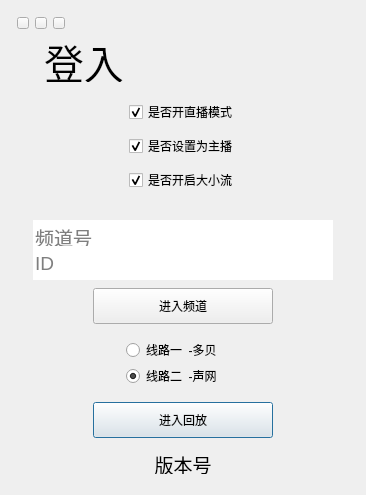
<?xml version="1.0" encoding="UTF-8"?>
<ui version="4.0">
 <class>LoginDialog</class>
 <widget class="QDialog" name="LoginDialog">
  <property name="geometry">
   <rect>
    <x>0</x>
    <y>0</y>
    <width>366</width>
    <height>495</height>
   </rect>
  </property>
  <property name="sizePolicy">
   <sizepolicy hsizetype="Preferred" vsizetype="Preferred">
    <horstretch>0</horstretch>
    <verstretch>0</verstretch>
   </sizepolicy>
  </property>
  <property name="minimumSize">
   <size>
    <width>366</width>
    <height>495</height>
   </size>
  </property>
  <property name="maximumSize">
   <size>
    <width>366</width>
    <height>495</height>
   </size>
  </property>
  <property name="windowTitle">
   <string>LoginDialog</string>
  </property>
  <property name="modal">
   <bool>true</bool>
  </property>
  <layout class="QGridLayout" name="gridLayout">
   <item row="5" column="0">
    <layout class="QHBoxLayout" name="horizontalLayout_10">
     <property name="topMargin">
      <number>2</number>
     </property>
     <property name="bottomMargin">
      <number>2</number>
     </property>
     <item>
      <spacer name="horizontalSpacer_13">
       <property name="orientation">
        <enum>Qt::Horizontal</enum>
       </property>
       <property name="sizeHint" stdset="0">
        <size>
         <width>40</width>
         <height>20</height>
        </size>
       </property>
      </spacer>
     </item>
     <item>
      <widget class="QCheckBox" name="checkBox">
       <property name="text">
        <string>是否开启大小流</string>
       </property>
       <property name="checked">
        <bool>true</bool>
       </property>
      </widget>
     </item>
     <item>
      <spacer name="horizontalSpacer_14">
       <property name="orientation">
        <enum>Qt::Horizontal</enum>
       </property>
       <property name="sizeHint" stdset="0">
        <size>
         <width>40</width>
         <height>20</height>
        </size>
       </property>
      </spacer>
     </item>
    </layout>
   </item>
   <item row="6" column="0">
    <layout class="QHBoxLayout" name="horizontalLayout_4">
     <property name="topMargin">
      <number>0</number>
     </property>
     <property name="bottomMargin">
      <number>0</number>
     </property>
     <item>
      <spacer name="horizontalSpacer_6">
       <property name="orientation">
        <enum>Qt::Horizontal</enum>
       </property>
       <property name="sizeHint" stdset="0">
        <size>
         <width>15</width>
         <height>17</height>
        </size>
       </property>
      </spacer>
     </item>
     <item>
      <layout class="QVBoxLayout" name="verticalLayout">
       <property name="spacing">
        <number>0</number>
       </property>
       <property name="topMargin">
        <number>0</number>
       </property>
       <property name="bottomMargin">
        <number>0</number>
       </property>
       <item>
        <layout class="QHBoxLayout" name="horizontalLayout_7">
         <item>
          <spacer name="horizontalSpacer_12">
           <property name="orientation">
            <enum>Qt::Horizontal</enum>
           </property>
           <property name="sizeHint" stdset="0">
            <size>
             <width>40</width>
             <height>20</height>
            </size>
           </property>
          </spacer>
         </item>
         <item>
          <widget class="QLabel" name="inputErrorTipLabel">
           <property name="minimumSize">
            <size>
             <width>100</width>
             <height>17</height>
            </size>
           </property>
           <property name="maximumSize">
            <size>
             <width>16777215</width>
             <height>16777215</height>
            </size>
           </property>
           <property name="styleSheet">
            <string notr="true">font: 12pt &quot;Microsoft YaHei UI&quot;;</string>
           </property>
           <property name="text">
            <string/>
           </property>
           <property name="alignment">
            <set>Qt::AlignRight|Qt::AlignTrailing|Qt::AlignVCenter</set>
           </property>
          </widget>
         </item>
        </layout>
       </item>
       <item>
        <layout class="QVBoxLayout" name="verticalLayout_4">
         <property name="spacing">
          <number>10</number>
         </property>
         <property name="topMargin">
          <number>0</number>
         </property>
         <property name="bottomMargin">
          <number>20</number>
         </property>
         <item>
          <widget class="QLineEdit" name="channelIdLEdit">
           <property name="minimumSize">
            <size>
             <width>300</width>
             <height>34</height>
            </size>
           </property>
           <property name="maximumSize">
            <size>
             <width>300</width>
             <height>34</height>
            </size>
           </property>
           <property name="font">
            <font>
             <pointsize>14</pointsize>
            </font>
           </property>
           <property name="frame">
            <bool>false</bool>
           </property>
           <property name="placeholderText">
            <string>频道号</string>
           </property>
          </widget>
         </item>
         <item>
          <widget class="QLineEdit" name="userIdLEdit">
           <property name="minimumSize">
            <size>
             <width>300</width>
             <height>34</height>
            </size>
           </property>
           <property name="font">
            <font>
             <pointsize>14</pointsize>
            </font>
           </property>
           <property name="frame">
            <bool>false</bool>
           </property>
           <property name="placeholderText">
            <string>ID</string>
           </property>
          </widget>
         </item>
        </layout>
       </item>
      </layout>
     </item>
     <item>
      <spacer name="horizontalSpacer_7">
       <property name="orientation">
        <enum>Qt::Horizontal</enum>
       </property>
       <property name="sizeHint" stdset="0">
        <size>
         <width>15</width>
         <height>17</height>
        </size>
       </property>
      </spacer>
     </item>
    </layout>
   </item>
   <item row="10" column="0">
    <layout class="QHBoxLayout" name="horizontalLayout_6">
     <property name="topMargin">
      <number>10</number>
     </property>
     <property name="bottomMargin">
      <number>10</number>
     </property>
     <item>
      <spacer name="horizontalSpacer_11">
       <property name="orientation">
        <enum>Qt::Horizontal</enum>
       </property>
       <property name="sizeHint" stdset="0">
        <size>
         <width>40</width>
         <height>20</height>
        </size>
       </property>
      </spacer>
     </item>
     <item>
      <widget class="QLabel" name="versionLabel">
       <property name="sizePolicy">
        <sizepolicy hsizetype="Expanding" vsizetype="Preferred">
         <horstretch>0</horstretch>
         <verstretch>0</verstretch>
        </sizepolicy>
       </property>
       <property name="minimumSize">
        <size>
         <width>44</width>
         <height>20</height>
        </size>
       </property>
       <property name="maximumSize">
        <size>
         <width>16777215</width>
         <height>20</height>
        </size>
       </property>
       <property name="font">
        <font>
         <pointsize>14</pointsize>
        </font>
       </property>
       <property name="text">
        <string>版本号</string>
       </property>
       <property name="alignment">
        <set>Qt::AlignCenter</set>
       </property>
      </widget>
     </item>
     <item>
      <spacer name="horizontalSpacer_10">
       <property name="orientation">
        <enum>Qt::Horizontal</enum>
       </property>
       <property name="sizeHint" stdset="0">
        <size>
         <width>40</width>
         <height>20</height>
        </size>
       </property>
      </spacer>
     </item>
    </layout>
   </item>
   <item row="8" column="0">
    <layout class="QHBoxLayout" name="horizontalLayout_3">
     <item>
      <spacer name="horizontalSpacer_4">
       <property name="orientation">
        <enum>Qt::Horizontal</enum>
       </property>
       <property name="sizeHint" stdset="0">
        <size>
         <width>100</width>
         <height>20</height>
        </size>
       </property>
      </spacer>
     </item>
     <item>
      <layout class="QVBoxLayout" name="verticalLayout_2">
       <property name="topMargin">
        <number>10</number>
       </property>
       <property name="bottomMargin">
        <number>10</number>
       </property>
       <item>
        <widget class="QRadioButton" name="duobeiRdb">
         <property name="sizePolicy">
          <sizepolicy hsizetype="Expanding" vsizetype="Fixed">
           <horstretch>0</horstretch>
           <verstretch>0</verstretch>
          </sizepolicy>
         </property>
         <property name="minimumSize">
          <size>
           <width>101</width>
           <height>20</height>
          </size>
         </property>
         <property name="maximumSize">
          <size>
           <width>16777215</width>
           <height>20</height>
          </size>
         </property>
         <property name="text">
          <string>线路一  -多贝</string>
         </property>
         <property name="iconSize">
          <size>
           <width>14</width>
           <height>14</height>
          </size>
         </property>
        </widget>
       </item>
       <item>
        <widget class="QRadioButton" name="AgoraRdb">
         <property name="sizePolicy">
          <sizepolicy hsizetype="Expanding" vsizetype="Fixed">
           <horstretch>0</horstretch>
           <verstretch>0</verstretch>
          </sizepolicy>
         </property>
         <property name="minimumSize">
          <size>
           <width>101</width>
           <height>20</height>
          </size>
         </property>
         <property name="maximumSize">
          <size>
           <width>16777215</width>
           <height>20</height>
          </size>
         </property>
         <property name="text">
          <string>线路二  -声网</string>
         </property>
         <property name="iconSize">
          <size>
           <width>14</width>
           <height>14</height>
          </size>
         </property>
         <property name="checked">
          <bool>true</bool>
         </property>
        </widget>
       </item>
      </layout>
     </item>
     <item>
      <spacer name="horizontalSpacer_5">
       <property name="orientation">
        <enum>Qt::Horizontal</enum>
       </property>
       <property name="sizeHint" stdset="0">
        <size>
         <width>40</width>
         <height>20</height>
        </size>
       </property>
      </spacer>
     </item>
    </layout>
   </item>
   <item row="9" column="0">
    <layout class="QHBoxLayout" name="horizontalLayout_8">
     <property name="topMargin">
      <number>0</number>
     </property>
     <property name="bottomMargin">
      <number>0</number>
     </property>
     <item>
      <spacer name="horizontalSpacer_15">
       <property name="orientation">
        <enum>Qt::Horizontal</enum>
       </property>
       <property name="sizeHint" stdset="0">
        <size>
         <width>40</width>
         <height>20</height>
        </size>
       </property>
      </spacer>
     </item>
     <item>
      <widget class="QPushButton" name="joinPlaybackBt">
       <property name="minimumSize">
        <size>
         <width>180</width>
         <height>36</height>
        </size>
       </property>
       <property name="maximumSize">
        <size>
         <width>180</width>
         <height>36</height>
        </size>
       </property>
       <property name="text">
        <string>进入回放</string>
       </property>
       <property name="iconSize">
        <size>
         <width>14</width>
         <height>14</height>
        </size>
       </property>
      </widget>
     </item>
     <item>
      <spacer name="horizontalSpacer_16">
       <property name="orientation">
        <enum>Qt::Horizontal</enum>
       </property>
       <property name="sizeHint" stdset="0">
        <size>
         <width>40</width>
         <height>20</height>
        </size>
       </property>
      </spacer>
     </item>
    </layout>
   </item>
   <item row="0" column="0">
    <widget class="QWidget" name="widget" native="true">
     <property name="maximumSize">
      <size>
       <width>16777215</width>
       <height>18</height>
      </size>
     </property>
     <layout class="QHBoxLayout" name="horizontalLayout_2">
      <property name="leftMargin">
       <number>6</number>
      </property>
      <property name="topMargin">
       <number>6</number>
      </property>
      <property name="rightMargin">
       <number>0</number>
      </property>
      <property name="bottomMargin">
       <number>0</number>
      </property>
      <item>
       <widget class="QPushButton" name="miniBt">
        <property name="minimumSize">
         <size>
          <width>12</width>
          <height>12</height>
         </size>
        </property>
        <property name="maximumSize">
         <size>
          <width>12</width>
          <height>12</height>
         </size>
        </property>
        <property name="text">
         <string/>
        </property>
       </widget>
      </item>
      <item>
       <widget class="QPushButton" name="maxBt">
        <property name="minimumSize">
         <size>
          <width>12</width>
          <height>12</height>
         </size>
        </property>
        <property name="maximumSize">
         <size>
          <width>12</width>
          <height>12</height>
         </size>
        </property>
        <property name="text">
         <string/>
        </property>
       </widget>
      </item>
      <item>
       <widget class="QPushButton" name="closeBt">
        <property name="minimumSize">
         <size>
          <width>12</width>
          <height>12</height>
         </size>
        </property>
        <property name="maximumSize">
         <size>
          <width>12</width>
          <height>12</height>
         </size>
        </property>
        <property name="text">
         <string/>
        </property>
       </widget>
      </item>
      <item>
       <spacer name="horizontalSpacer_3">
        <property name="orientation">
         <enum>Qt::Horizontal</enum>
        </property>
        <property name="sizeHint" stdset="0">
         <size>
          <width>303</width>
          <height>3</height>
         </size>
        </property>
       </spacer>
      </item>
     </layout>
    </widget>
   </item>
   <item row="7" column="0">
    <layout class="QHBoxLayout" name="horizontalLayout_5">
     <property name="topMargin">
      <number>0</number>
     </property>
     <property name="bottomMargin">
      <number>0</number>
     </property>
     <item>
      <spacer name="horizontalSpacer_8">
       <property name="orientation">
        <enum>Qt::Horizontal</enum>
       </property>
       <property name="sizeHint" stdset="0">
        <size>
         <width>40</width>
         <height>20</height>
        </size>
       </property>
      </spacer>
     </item>
     <item>
      <widget class="QPushButton" name="joinChannelBt">
       <property name="minimumSize">
        <size>
         <width>180</width>
         <height>36</height>
        </size>
       </property>
       <property name="maximumSize">
        <size>
         <width>180</width>
         <height>36</height>
        </size>
       </property>
       <property name="text">
        <string>进入频道</string>
       </property>
       <property name="iconSize">
        <size>
         <width>14</width>
         <height>14</height>
        </size>
       </property>
      </widget>
     </item>
     <item>
      <spacer name="horizontalSpacer_9">
       <property name="orientation">
        <enum>Qt::Horizontal</enum>
       </property>
       <property name="sizeHint" stdset="0">
        <size>
         <width>40</width>
         <height>20</height>
        </size>
       </property>
      </spacer>
     </item>
    </layout>
   </item>
   <item row="3" column="0">
    <layout class="QHBoxLayout" name="horizontalLayout_13">
     <property name="topMargin">
      <number>2</number>
     </property>
     <property name="bottomMargin">
      <number>2</number>
     </property>
     <item>
      <spacer name="horizontalSpacer_21">
       <property name="orientation">
        <enum>Qt::Horizontal</enum>
       </property>
       <property name="sizeHint" stdset="0">
        <size>
         <width>40</width>
         <height>20</height>
        </size>
       </property>
      </spacer>
     </item>
     <item>
      <widget class="QCheckBox" name="checkBox_role">
       <property name="text">
        <string>是否设置为主播</string>
       </property>
       <property name="checked">
        <bool>true</bool>
       </property>
      </widget>
     </item>
     <item>
      <spacer name="horizontalSpacer_22">
       <property name="orientation">
        <enum>Qt::Horizontal</enum>
       </property>
       <property name="sizeHint" stdset="0">
        <size>
         <width>40</width>
         <height>20</height>
        </size>
       </property>
      </spacer>
     </item>
    </layout>
   </item>
   <item row="1" column="0">
    <layout class="QHBoxLayout" name="horizontalLayout">
     <property name="spacing">
      <number>0</number>
     </property>
     <property name="leftMargin">
      <number>0</number>
     </property>
     <property name="topMargin">
      <number>5</number>
     </property>
     <property name="bottomMargin">
      <number>10</number>
     </property>
     <item>
      <spacer name="horizontalSpacer_2">
       <property name="orientation">
        <enum>Qt::Horizontal</enum>
       </property>
       <property name="sizeType">
        <enum>QSizePolicy::Fixed</enum>
       </property>
       <property name="sizeHint" stdset="0">
        <size>
         <width>33</width>
         <height>10</height>
        </size>
       </property>
      </spacer>
     </item>
     <item>
      <widget class="QLabel" name="dengruLabel">
       <property name="sizePolicy">
        <sizepolicy hsizetype="Expanding" vsizetype="Preferred">
         <horstretch>0</horstretch>
         <verstretch>0</verstretch>
        </sizepolicy>
       </property>
       <property name="minimumSize">
        <size>
         <width>80</width>
         <height>42</height>
        </size>
       </property>
       <property name="maximumSize">
        <size>
         <width>16777215</width>
         <height>42</height>
        </size>
       </property>
       <property name="font">
        <font>
         <family>微软雅黑</family>
         <pointsize>30</pointsize>
        </font>
       </property>
       <property name="text">
        <string>登入</string>
       </property>
       <property name="alignment">
        <set>Qt::AlignLeading|Qt::AlignLeft|Qt::AlignVCenter</set>
       </property>
      </widget>
     </item>
     <item>
      <spacer name="horizontalSpacer">
       <property name="orientation">
        <enum>Qt::Horizontal</enum>
       </property>
       <property name="sizeHint" stdset="0">
        <size>
         <width>188</width>
         <height>20</height>
        </size>
       </property>
      </spacer>
     </item>
    </layout>
   </item>
   <item row="2" column="0">
    <layout class="QHBoxLayout" name="horizontalLayout_12">
     <property name="topMargin">
      <number>2</number>
     </property>
     <property name="bottomMargin">
      <number>2</number>
     </property>
     <item>
      <spacer name="horizontalSpacer_19">
       <property name="orientation">
        <enum>Qt::Horizontal</enum>
       </property>
       <property name="sizeHint" stdset="0">
        <size>
         <width>40</width>
         <height>20</height>
        </size>
       </property>
      </spacer>
     </item>
     <item>
      <widget class="QCheckBox" name="checkBox_profile">
       <property name="text">
        <string>是否开直播模式</string>
       </property>
       <property name="checked">
        <bool>true</bool>
       </property>
      </widget>
     </item>
     <item>
      <spacer name="horizontalSpacer_20">
       <property name="orientation">
        <enum>Qt::Horizontal</enum>
       </property>
       <property name="sizeHint" stdset="0">
        <size>
         <width>40</width>
         <height>20</height>
        </size>
       </property>
      </spacer>
     </item>
    </layout>
   </item>
  </layout>
 </widget>
 <layoutdefault spacing="6" margin="11"/>
 <resources/>
 <connections/>
</ui>
